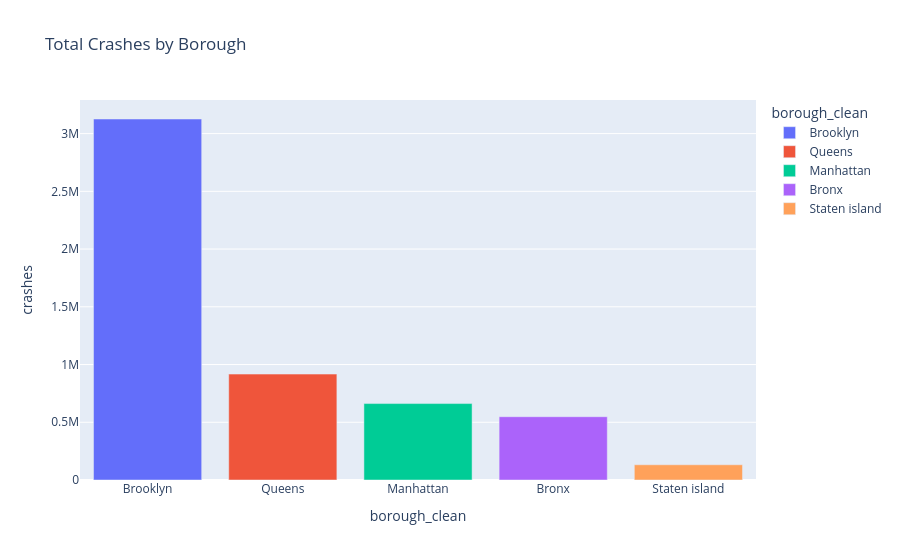

Notebook cell for this chart:
### Markdown cell above
## 3. Location Analysis

Analyze crashes by Borough.

### Code cell
# 3.1 Crashes by Borough
query_borough = """
    SELECT borough_clean, COUNT(*) as crashes 
    FROM crashes 
    WHERE borough_clean IS NOT NULL
    GROUP BY 1 
    ORDER BY 2 DESC
"""
df_borough = con.execute(query_borough).df()

fig_borough = px.bar(df_borough, x='borough_clean', y='crashes', 
                     title='Total Crashes by Borough',
                     color='borough_clean')
fig_borough.show()

### Figure 1 — Plotly figure (JSON) as saved in the notebook; plotly's stock layout.template omitted (floating-point values rounded to 4 significant figures)
{"data": [{"hovertemplate": "borough_clean=%{x}<br>crashes=%{y}<extra></extra>", "legendgroup": "Brooklyn", "marker": {"color": "#636efa", "pattern": {"shape": ""}}, "name": "Brooklyn", "orientation": "v", "showlegend": true, "textposition": "auto", "type": "bar", "x": ["Brooklyn"], "xaxis": "x", "y": [3126490], "yaxis": "y"}, {"hovertemplate": "borough_clean=%{x}<br>crashes=%{y}<extra></extra>", "legendgroup": "Queens", "marker": {"color": "#EF553B", "pattern": {"shape": ""}}, "name": "Queens", "orientation": "v", "showlegend": true, "textposition": "auto", "type": "bar", "x": ["Queens"], "xaxis": "x", "y": [917313], "yaxis": "y"}, {"hovertemplate": "borough_clean=%{x}<br>crashes=%{y}<extra></extra>", "legendgroup": "Manhattan", "marker": {"color": "#00cc96", "pattern": {"shape": ""}}, "name": "Manhattan", "orientation": "v", "showlegend": true, "textposition": "auto", "type": "bar", "x": ["Manhattan"], "xaxis": "x", "y": [661950], "yaxis": "y"}, {"hovertemplate": "borough_clean=%{x}<br>crashes=%{y}<extra></extra>", "legendgroup": "Bronx", "marker": {"color": "#ab63fa", "pattern": {"shape": ""}}, "name": "Bronx", "orientation": "v", "showlegend": true, "textposition": "auto", "type": "bar", "x": ["Bronx"], "xaxis": "x", "y": [548114], "yaxis": "y"}, {"hovertemplate": "borough_clean=%{x}<br>crashes=%{y}<extra></extra>", "legendgroup": "Staten island", "marker": {"color": "#FFA15A", "pattern": {"shape": ""}}, "name": "Staten island", "orientation": "v", "showlegend": true, "textposition": "auto", "type": "bar", "x": ["Staten island"], "xaxis": "x", "y": [131787], "yaxis": "y"}], "layout": {"barmode": "relative", "legend": {"title": {"text": "borough_clean"}, "tracegroupgap": 0}, "title": {"text": "Total Crashes by Borough"}, "xaxis": {"anchor": "y", "categoryarray": ["Brooklyn", "Queens", "Manhattan", "Bronx", "Staten island"], "categoryorder": "array", "domain": [0, 1], "title": {"text": "borough_clean"}}, "yaxis": {"anchor": "x", "domain": [0, 1], "title": {"text": "crashes"}}}}
